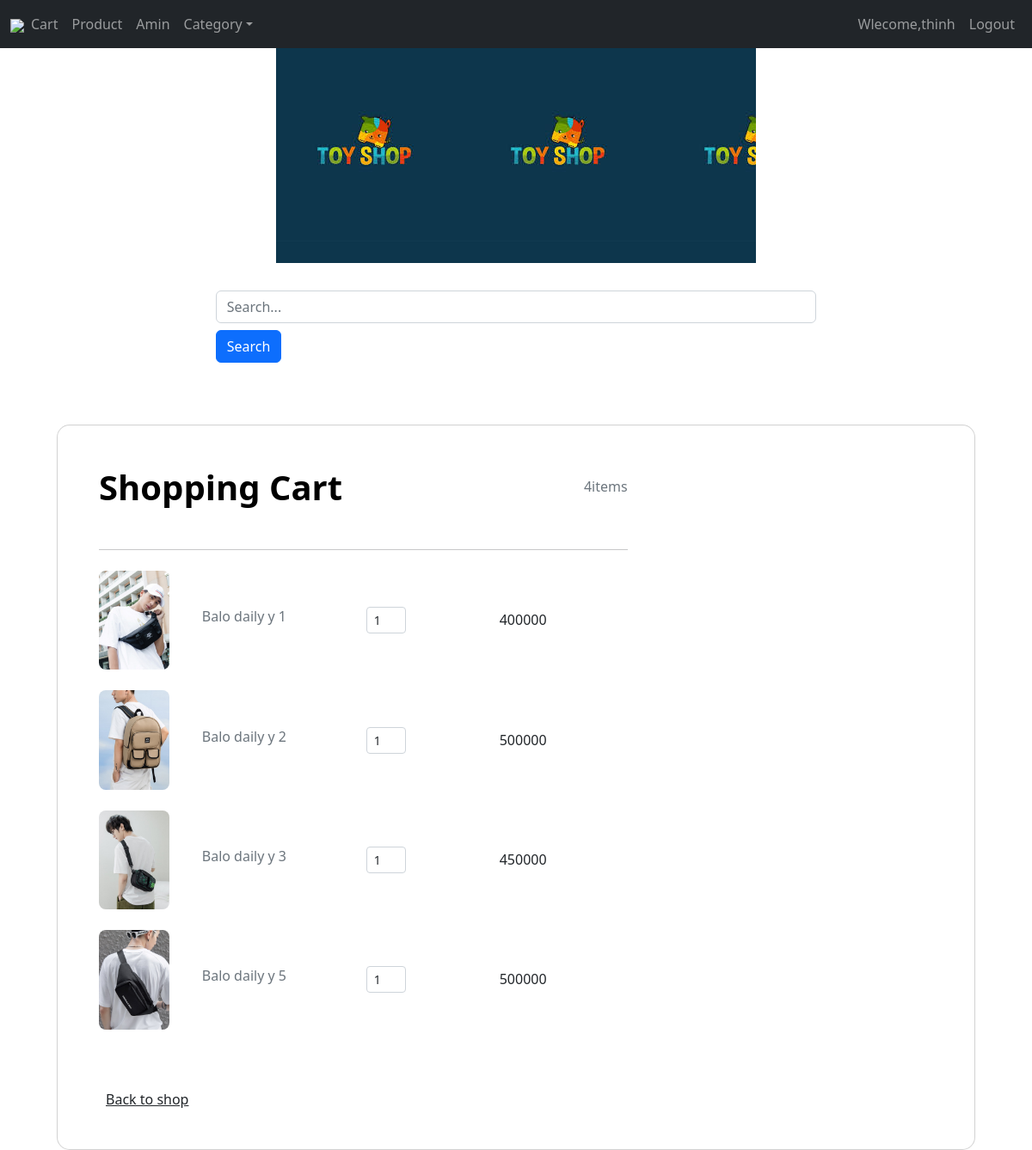
/cart.php (signed in), run on the app's committed database.
### tables this page shows
CREATE TABLE `cart` (
  `cart_id` int(11) NOT NULL AUTO_INCREMENT,
  `user_id` varchar(50) NOT NULL,
  `pid` varchar(8) NOT NULL,
  `pCount` int(11) NOT NULL,
  `date` date NOT NULL,
  PRIMARY KEY (`cart_id`),
  KEY `fk_user_Cart` (`user_id`),
  CONSTRAINT `fk_user_Cart` FOREIGN KEY (`user_id`) REFERENCES `user` (`username`)
);

CREATE TABLE `product` (
  `pid` int(11) NOT NULL AUTO_INCREMENT,
  `pname` varchar(50) NOT NULL,
  `pprice` decimal(10,0) NOT NULL,
  `pquan` int(11) NOT NULL,
  `pdesc` varchar(255) DEFAULT NULL,
  `pimage` varchar(100) DEFAULT NULL,
  `pdate` date NOT NULL,
  `catid` int(11) NOT NULL,
  PRIMARY KEY (`pid`),
  KEY `cat_fk` (`catid`),
  CONSTRAINT `cat_fk` FOREIGN KEY (`catid`) REFERENCES `category` (`cid`)
);

### cart.php (the view, shortened to what this page needs)
<?php
require_once("header.php");
$c = new connect();
$dblink = $c->connectToPDO();
if(isset($_COOKIE['cc_username'])){
$showCartSql ="SELECT   `pname`, `pprice`,`pimage`, `pCount` FROM `cart` c, `product` p  WHERE
c.pid = p.pid and `user_id` = ?";
$re1=$dblink->prepare($showCartSql);
    $valueArray1 = [
        'thinh'
    ];
    $stmt = $re1->execute($valueArray1);
    $rows = $re1->fetchAll(PDO::FETCH_BOTH);
  }
  else{
    header("Location: login.php");
  }
?>
<section class="h-100 h-custom" style="background-color: #fff;">
  <div class="container py-5 h-100">
    <div class="row d-flex justify-content-center align-items-center h-100">
      <div class="col-12">
        <div class="card card-registration card-registration-2" style="border-radius: 15px;">
          <div class="card-body p-0">
            <div class="row g-0">
              <div class="col-lg-8">
                <div class="p-5">
                  <div class="d-flex justify-content-between align-items-center mb-5">
                    <h1 class="fw-bold mb-0 text-black">Shopping Cart</h1>
                    <h6 class="mb-0 text-muted"><?=$re1->rowCount()?>items</h6>
                  </div>
                  <hr class="my-4">
                  <?php
                foreach($rows as $row){
                ?>
                  <div class="row mb-4 d-flex justify-content-between align-items-center">
                    <div class="col-md-2 col-lg-2 col-xl-2">
                      <img
                        src="./img/<?=$row['pimage']?>"
                        class="img-fluid rounded-3" alt="Cotton T-shirt">
                    </div>
                    <div class="col-md-3 col-lg-3 col-xl-3">
                      <h6 class="text-muted"><?=$row['pname']?></h6>
                    </div>
                    <div class="col-md-3 col-lg-3 col-xl-2 d-flex">
                      <button class="btn btn-link px-2"
                        onclick="this.parentNode.querySelector('input[type=number]').stepDown()">
                      </button>
                      <input id="form1" min="0" name="quantity" value="1" type="number"
                        class="form-control form-control-sm" />
                      <button class="btn btn-link px-2"
                        onclick="this.parentNode.querySelector('input[type=number]').stepUp()">
                      </button>
                    </div>
                    <div class="col-md-3 col-lg-2 col-xl-2 offset-lg-1">
                      <h6 class="mb-0"><?=$row['pprice']?></h6>
                    </div>
                  </div>
                  <?php
                }
                ?>
                  <div class="pt-5">
                    <h6 class="mb-0"><a href="allproduct.php" class="text-body">Back to shop</a></h6>
                  </div>
                </div>
              </div>
            </div>
          </div>
        </div>
      </div>
    </div>
  </div>
</section>

### cart.php (style rules this page uses)
@media (min-width: 1025px) { .h-custom { height: 100vh !important; } }

### data on the page
cart: pid.pimage (picture), pid.pname "Balo daily y 1", pid.pprice "400000"
cart: pid.pimage (picture), pid.pname "Balo daily y 2", pid.pprice "500000"
cart: pid.pimage (picture), pid.pname "Balo daily y 3", pid.pprice "450000"
cart: pid.pimage (picture), pid.pname "Balo daily y 5", pid.pprice "500000"

### other printed values
$_COOKIE['cc_username'] "thinh"
$re1->rowCount() "4"
